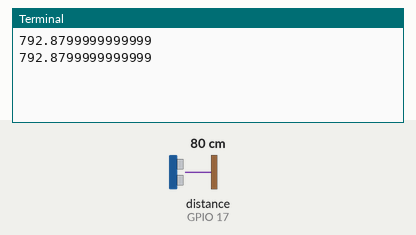
This program was run on a simulated Raspberry Pi (BCM pin numbers). Shown: the last lines printed to the terminal. The inputs (shaded band) are chosen by the test bench; at power-on: distance to the obstacle (sensor on GPIO 17) 80 cm. The echo pulse lasts 58.3 µs per cm.

Above: at 1.2 s.
1.3 s: distance to the obstacle (sensor on GPIO 17) set to 2 cm
At 2.6 s:
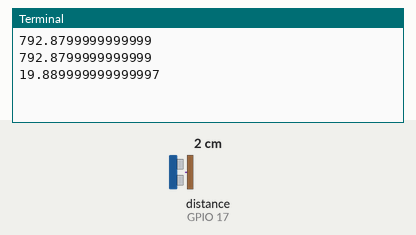
2.8 s: distance to the obstacle (sensor on GPIO 17) set to 4 cm
At 3.5 s:
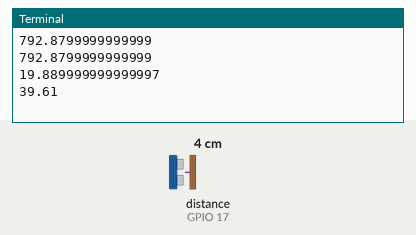
Timing chart, 0 to 5.8 s (numbered marks = the images above; inputs shaded):
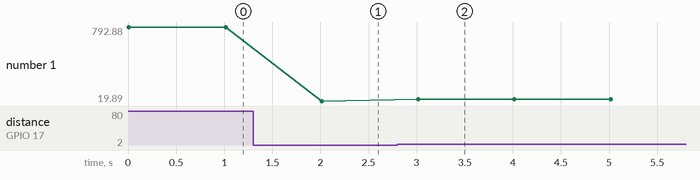

Measured:
- after the input at 1.3 s, the terminal: prints a new line after 0.72 s (image 1)
- after the input at 2.8 s, the terminal: prints a new line after 0.22 s (image 2)
- plotted number 1: 792.88 → 19.89 after the input at 1.3 s, 19.89 → 39.61 after the input at 2.8 s

The program:

HC-SR04-2.py
```python
import pigpio
import time
import queue

TRIG_PIN = 4
ECHO_PIN = 17

echo_time_span_queue = queue.Queue()

def echo_callback_func(gpio, level, tick):
    global echo_start_time
    if level == 1:
        echo_start_time = tick
    else:
        echo_end_time = tick
        echo_time_span = (echo_end_time - echo_start_time) / 1000000
        echo_time_span_queue.put(echo_time_span)

pi = pigpio.pi()

pi.set_mode(TRIG_PIN, pigpio.OUTPUT)
pi.set_mode(ECHO_PIN, pigpio.INPUT)
pi.set_pull_up_down(ECHO_PIN, pigpio.PUD_OFF)

echo_callback = pi.callback(ECHO_PIN, pigpio.EITHER_EDGE, echo_callback_func)

while True:
    pi.gpio_trigger(TRIG_PIN, 10, 1)

    distance = echo_time_span_queue.get() * 340 * 1000 / 2
    print(distance)

    time.sleep(1)
```
